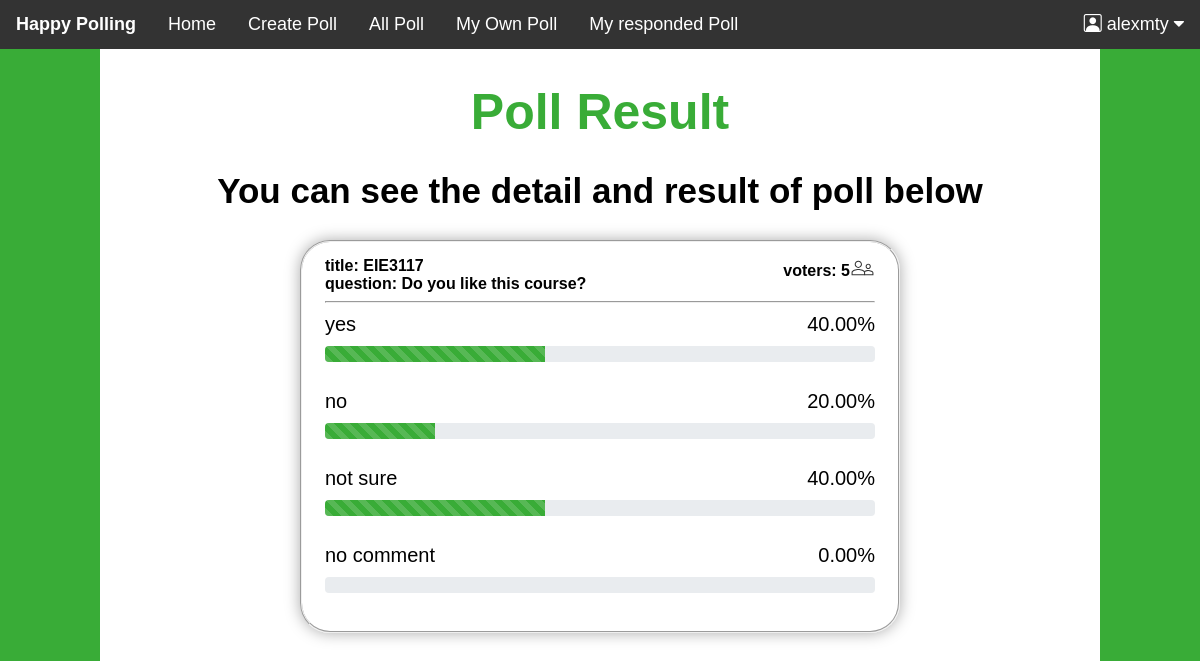
/view.php?eid=5 (signed in), run on the app's committed database.
### tables this page shows
CREATE TABLE `events` (
  `eid` int(100) NOT NULL,
  `title` varchar(255) NOT NULL,
  `question` varchar(255) NOT NULL,
  `uid` int(100) NOT NULL
);

### view.php (the view, shortened to what this page needs)
<?php
require_once "header.php";
?>
<!DOCTYPE html>
<html>
  <head>
        <link rel="stylesheet" href="https://cdnjs.cloudflare.com/ajax/libs/font-awesome/4.7.0/css/font-awesome.min.css">
        <link href="css/allpoll.css" rel="stylesheet">
        <link href="css/mypoll.css" rel="stylesheet">
        <link href="css/view.css" rel="stylesheet">
        <link rel="stylesheet" href="https://cdn.jsdelivr.net/npm/bootstrap-icons@1.8.1/font/bootstrap-icons.css">
  </head>
  <body>
        <div style="height: 100vh;  width: 100%; background-color:#39ac37">
            <div style="background-color: white; width: 1000px; height: 100vh; margin: 0 auto;">
                <div class="rediv">
                        <h1 style="color: #39ac37;">Poll Result</h1>
                        <h2 class="">You can see the detail and result of poll below</h2>
                </div>
                    <div>
                        <form class="reform" action="" method="post">
                                <fieldset class="refieldset">
                                    <?php
                                    if(isset($_GET["eid"])){
                                        $eid = $_GET["eid"];
                                        $stmt = $pdo->prepare("SELECT `title`, `question`, (SELECT COUNT(uid) FROM record WHERE record.eid = events.eid) as votes FROM `events` WHERE eid = ?;");
                                        $stmt->bindParam(1, $eid, PDO::PARAM_STR);
                                        $stmt->execute();
                                        $stmt->setFetchMode(PDO::FETCH_ASSOC);
                                        $data = $stmt->fetchAll(PDO::FETCH_ASSOC);
                                        foreach($data as $row) {
                                            print(' <div class="reformdiv" style="margin: 10px auto;">
                                                        <p style="float: left; width: 150px; margin: 0px; font-size: 16px;">title: ' . $row['title'] .'</p><p style="float: right;  margin: 0px; font-size: 16px;"> voters: ' . $row['votes'] . '<img src="picture\people.svg" alt="" class="svgpic"></p>
                                                        <br>
                                                        <p style=" margin: 0px; font-size: 16px;">question: ' . $row['question'] . '</p>
                                                        <hr>
                                                    </div>
                                                ');
                                        }
                                        $stmt = $pdo->prepare("SELECT answer.content, (count(record.aid) * 100.0 / sum(count(record.aid)) over()) as per FROM answer LEFT JOIN record ON answer.aid = record.aid WHERE answer.eid = ? GROUP BY answer.aid;");
                                        $stmt->bindParam(1, $eid, PDO::PARAM_STR);
                                        $stmt->execute();
                                        $stmt->setFetchMode(PDO::FETCH_ASSOC);
                                        $data = $stmt->fetchAll(PDO::FETCH_ASSOC);
                                        foreach($data as $row) {
                                            print(' <div class="reformdiv" style="margin: 10px auto;">
                                                        <label style="width: 550px; display: flex; justify-content: space-between;  margin: 10px auto; padding:0px">
                                                            <span>'. $row['content'] .'</span>
                                                            <span id="viewper">' . number_format($row['per'], 2). '%</span>
                                                        </label>
                                                        <div style=" display: flex; height: 1rem; overflow: hidden; line-height: 0; font-size: .75rem; background-color: #e9ecef; border-radius: 0.25rem;">
                                                            <div class="" style="width: ' . number_format($row['per'], 2). '%; background-color: #39ac37; background-image: linear-gradient(45deg,rgba(255,255,255,.15) 25%,transparent 25%,transparent 50%,rgba(255,255,255,.15) 50%,rgba(255,255,255,.15) 75%,transparent 75%,transparent);
                                                                    background-size: 1rem 1rem;"></div>
                                                        </div>
                                                        <br>
                                                    </div>
                                                ');
                                        }
                                     }?>
                                </fieldset>
                        </form>
                    </div>
            </div>
        </div>
  </body>
</html>

### css/events.css (style rules this page uses)
* { box-sizing: border-box; }
body { margin: 0; }
h1 { margin-bottom: 30px; margin-left: auto; margin-right: auto; font: bold 50px "SlidoSansFont", "SlidoSansFont-fallback", verdana, arial, sans-serif; }
p { font-size: 30px; font-weight: bold; }

### css/allpoll.css (style rules this page uses)
body { margin: 0; -webkit-background-size: cover; -moz-background-size: cover; -o-background-size: cover; background-size: cover; padding: 0px; }
.svgpic { vertical-align: middle; height: 25px; width: 25px; margin: 0px 0px 4px; }

### css/mypoll.css (style rules this page uses)
.svgpic { vertical-align: middle; height: 25px; width: 25px; margin: 0px 0px 4px; }

### css/view.css (style rules this page uses)
body { margin: 0; -webkit-background-size: cover; -moz-background-size: cover; -o-background-size: cover; background-size: cover; padding: 0px; font-family: sans-serif; }
html { background: #39ac37; }
body { margin: 0; -webkit-background-size: cover; -moz-background-size: cover; -o-background-size: cover; background-size: cover; padding: 0px; }
.rediv { text-align: center; margin: 0 auto; background-color: rgb(255, 255, 255); width: max-content; }
.rediv h1 { font-size: 50px; margin-top: 0px; padding-top: 33.5px; }
.rediv h2 { font-size: 35px; font-family: SlidoSans, helvetica, arial, sans-serif; }
.reform { display: flex; flex-direction: column; -webkit-box-align: center; align-items: center; width: 100%; box-sizing: border-box; margin-top: 0%; }
.refieldset { width: 600px; box-shadow: 0 0 15px #AAAAAA; border-radius: 30px; }
.reformdiv { width: 550px; }
.reformdiv label { font-size: 20px; display: inline-block; padding: 3px 6px; text-align: left; width: 200px; }
.svgpic { vertical-align: middle; height: 25px; width: 25px; margin: 0px 0px 4px; }

### data on the page
events: title "EIE3117", votes "5", question "Do you like this course?"

### other printed values
$_SESSION['username'] "alexmty"
$row['content'] "yes"
$row['per'] "40.00"
$row['content'] "no"
$row['per'] "20.00"
$row['content'] "not sure"
$row['content'] "no comment"
$row['per'] "0.00"
